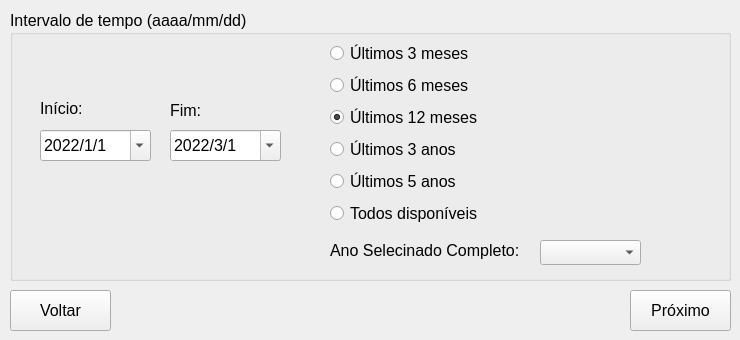
   <widget class="QWidget" name="tab_2">
    <attribute name="title">
     <string>Passo 4</string>
    </attribute>
    <widget class="QLabel" name="label_18">
     <property name="geometry">
      <rect>
       <x>10</x>
       <y>110</y>
       <width>191</width>
       <height>16</height>
      </rect>
     </property>
     <property name="lineWidth">
      <number>1</number>
     </property>
     <property name="text">
      <string />
     </property>
     <property name="textFormat">
      <enum>Qt::RichText</enum>
     </property>
     <property name="scaledContents">
      <bool>false</bool>
     </property>
     <property name="wordWrap">
      <bool>false</bool>
     </property>
    </widget>
    <widget class="QGroupBox" name="groupBox_3">
     <property name="geometry">
      <rect>
       <x>10</x>
       <y>10</y>
       <width>721</width>
       <height>271</height>
      </rect>
     </property>
     <property name="font">
      <font>
       <pointsize>12</pointsize>
      </font>
     </property>
     <property name="title">
      <string>Intervalo de tempo (aaaa/mm/dd):</string>
     </property>
     <widget class="QDateEdit" name="finaledit">
      <property name="geometry">
       <rect>
        <x>160</x>
        <y>120</y>
        <width>111</width>
        <height>31</height>
       </rect>
      </property>
      <property name="font">
       <font>
        <pointsize>12</pointsize>
       </font>
      </property>
      <property name="dateTime">
       <datetime>
        <hour>0</hour>
        <minute>0</minute>
        <second>0</second>
        <year>2022</year>
        <month>3</month>
        <day>1</day>
       </datetime>
      </property>
      <property name="currentSection">
       <enum>QDateTimeEdit::YearSection</enum>
      </property>
      <property name="displayFormat">
       <string>yyyy/M/d</string>
      </property>
      <property name="calendarPopup">
       <bool>true</bool>
      </property>
      <property name="timeSpec">
       <enum>Qt::LocalTime</enum>
      </property>
      <property name="date">
       <date>
        <year>2022</year>
        <month>3</month>
        <day>1</day>
       </date>
      </property>
     </widget>
     <widget class="QDateEdit" name="incioedit">
      <property name="geometry">
       <rect>
        <x>30</x>
        <y>120</y>
        <width>111</width>
        <height>31</height>
       </rect>
      </property>
      <property name="font">
       <font>
        <pointsize>12</pointsize>
       </font>
      </property>
      <property name="dateTime">
       <datetime>
        <hour>0</hour>
        <minute>0</minute>
        <second>0</second>
        <year>2022</year>
        <month>1</month>
        <day>1</day>
       </datetime>
      </property>
      <property name="displayFormat">
       <string>yyyy/M/d</string>
      </property>
      <property name="calendarPopup">
       <bool>true</bool>
      </property>
      <property name="date">
       <date>
        <year>2022</year>
        <month>1</month>
        <day>1</day>
       </date>
      </property>
     </widget>
     <widget class="QLabel" name="label_19">
      <property name="geometry">
       <rect>
        <x>30</x>
        <y>90</y>
        <width>91</width>
        <height>16</height>
       </rect>
      </property>
      <property name="font">
       <font>
        <pointsize>12</pointsize>
       </font>
      </property>
      <property name="text">
       <string>Início:</string>
      </property>
      <property name="textFormat">
       <enum>Qt::AutoText</enum>
      </property>
      <property name="scaledContents">
       <bool>false</bool>
      </property>
      <property name="wordWrap">
       <bool>false</bool>
      </property>
     </widget>
     <widget class="QLabel" name="label_20">
      <property name="geometry">
       <rect>
        <x>160</x>
        <y>90</y>
        <width>81</width>
        <height>20</height>
       </rect>
      </property>
      <property name="font">
       <font>
        <pointsize>12</pointsize>
       </font>
      </property>
      <property name="text">
       <string>Fim:</string>
      </property>
      <property name="textFormat">
       <enum>Qt::AutoText</enum>
      </property>
      <property name="scaledContents">
       <bool>false</bool>
      </property>
      <property name="wordWrap">
       <bool>false</bool>
      </property>
     </widget>
     <widget class="QWidget" name="gridLayoutWidget">
      <property name="geometry">
       <rect>
        <x>320</x>
        <y>30</y>
        <width>311</width>
        <height>191</height>
       </rect>
      </property>
      <layout class="QGridLayout" name="gridLayout">
       <item row="1" column="0">
        <widget class="QRadioButton" name="radioButton_6months">
         <property name="font">
          <font>
           <pointsize>12</pointsize>
          </font>
         </property>
         <property name="text">
          <string>Últimos 6 meses</string>
         </property>
        </widget>
       </item>
       <item row="7" column="0">
        <widget class="QRadioButton" name="radioButton_5years">
         <property name="font">
          <font>
           <pointsize>12</pointsize>
          </font>
         </property>
         <property name="text">
          <string>Últimos 5 anos</string>
         </property>
         <property name="checked">
          <bool>false</bool>
         </property>
        </widget>
       </item>
       <item row="3" column="0">
        <widget class="QRadioButton" name="radioButton_3years">
         <property name="font">
          <font>
           <pointsize>12</pointsize>
          </font>
         </property>
         <property name="text">
          <string>Últimos 3 anos</string>
         </property>
        </widget>
       </item>
       <item row="2" column="0">
        <widget class="QRadioButton" name="radioButton_12months">
         <property name="font">
          <font>
           <pointsize>12</pointsize>
          </font>
         </property>
         <property name="text">
          <string>Últimos 12 meses</string>
         </property>
         <property name="checked">
          <bool>true</bool>
         </property>
        </widget>
       </item>
       <item row="8" column="0">
        <widget class="QRadioButton" name="radioButton_all">
         <property name="font">
          <font>
           <pointsize>12</pointsize>
          </font>
         </property>
         <property name="text">
          <string>Todos disponíveis</string>
         </property>
         <property name="checked">
          <bool>false</bool>
         </property>
        </widget>
       </item>
       <item row="0" column="0">
        <widget class="QRadioButton" name="radioButton_3months">
         <property name="font">
          <font>
           <pointsize>12</pointsize>
          </font>
         </property>
         <property name="text">
          <string>Últimos 3 meses</string>
         </property>
        </widget>
       </item>
      </layout>
     </widget>
     <widget class="QComboBox" name="combo_year">
      <property name="geometry">
       <rect>
        <x>530</x>
        <y>230</y>
        <width>101</width>
        <height>25</height>
       </rect>
      </property>
     </widget>
     <widget class="QLabel" name="label_8">
      <property name="geometry">
       <rect>
        <x>320</x>
        <y>230</y>
        <width>201</width>
        <height>21</height>
       </rect>
      </property>
      <property name="text">
       <string>Ano Selecinado Completo:</string>
      </property>
     </widget>
    </widget>
    <widget class="QPushButton" name="QPushButton_back_2">
     <property name="enabled">
      <bool>true</bool>
     </property>
     <property name="geometry">
      <rect>
       <x>10</x>
       <y>290</y>
       <width>101</width>
       <height>41</height>
      </rect>
     </property>
     <property name="font">
      <font>
       <pointsize>12</pointsize>
      </font>
     </property>
     <property name="text">
      <string>Voltar</string>
     </property>
     <property name="icon">
      <iconset>
       <normaloff>icons8-back-button-50.png</normaloff>icons8-back-button-50.png</iconset>
     </property>
    </widget>
    <widget class="QPushButton" name="QPushButton_next_2">
     <property name="geometry">
      <rect>
       <x>630</x>
       <y>290</y>
       <width>101</width>
       <height>41</height>
      </rect>
     </property>
     <property name="font">
      <font>
       <pointsize>12</pointsize>
      </font>
     </property>
     <property name="text">
      <string>Próximo</string>
     </property>
     <property name="icon">
      <iconset>
       <normaloff>icons8-forward-button-50.png</normaloff>icons8-forward-button-50.png</iconset>
     </property>
    </widget>
   </widget>
